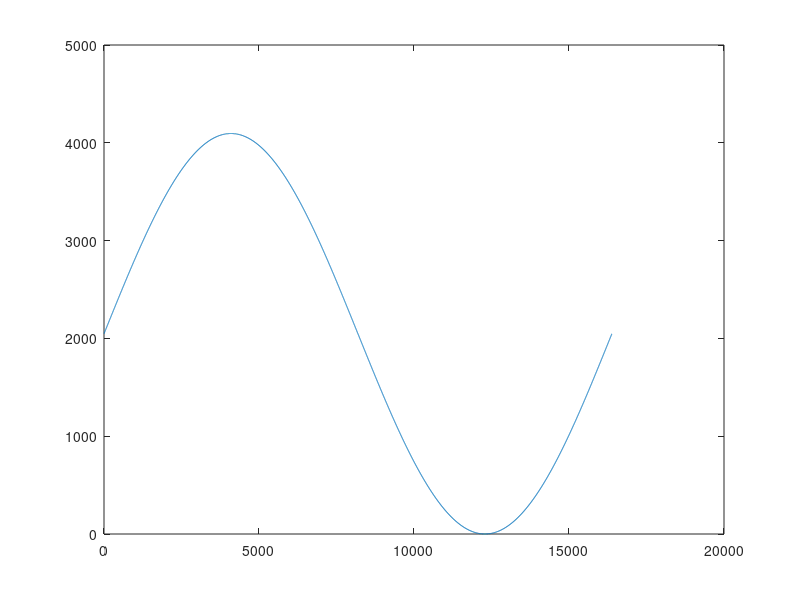
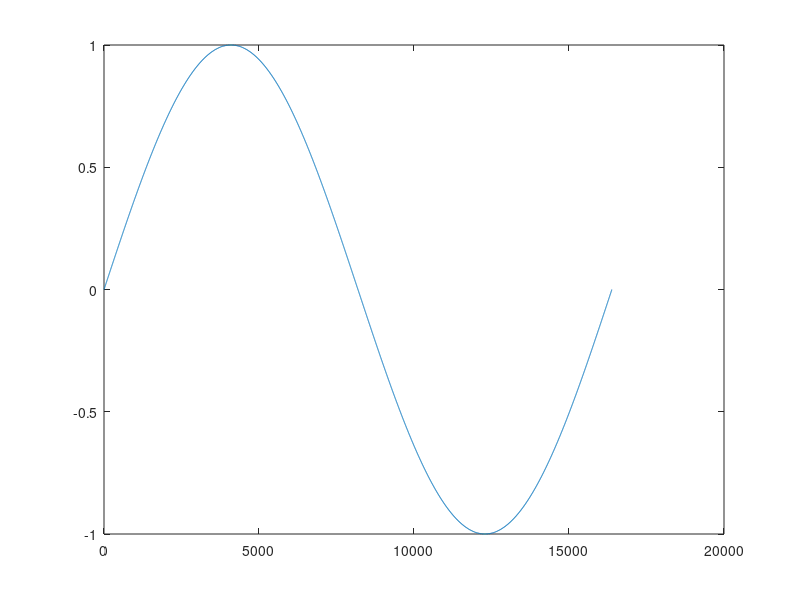

These charts were generated, in order, by the following MATLAB code:
%%%%% NCO LUT Calculation %%%%%
%% Initialization
clear

M = 48;
N = 14;
P = 12;

%% Create discrete values
pac = sinpi( 0.5 * (0 : 2^-(N-2) : 1 - 2^-(N-2)) );
pac = (pac + 1) * (2^P-1) / 2;
pac = round(pac);

figure
plot(0:2^N-1, [pac, pac(end:-1:1), 2^P-1 - pac, 2^P-1 - pac(end:-1:1)]);

%% Convert values to binary
pac = de2bi(pac, 'left-msb');

file = fopen('sine_4_test.txt', 'w');

format_bin = '%d';
for i = 1:P-1
    format_bin = strcat(format_bin, '%d');
end

% Export for Verilog
% format = strcat("%d : data = quadrant[1] ? %d'b", format_bin);
% format = strcat(format, " : %d'b");
% format = strcat(format, format_bin);
% format = strcat(format, ";\n");

% Export of simple values
format = strcat(format_bin, "\n");

for i = 1:2^(N-2)
%   Print Verilog cases
% 	fprintf(file, format, i-1, P, ~pac(i, :), P, pac(i, :));

%   Print simple values
    fprintf(file, format, pac(i, :));
end
fclose(file);

%% Recalculate original values
dac = bi2de(pac, 'left-msb') * 2 / (2^P-1) - 1;

figure
plot(0:2^N-1, [dac; dac(end:-1:1); - dac; - dac(end:-1:1)]);